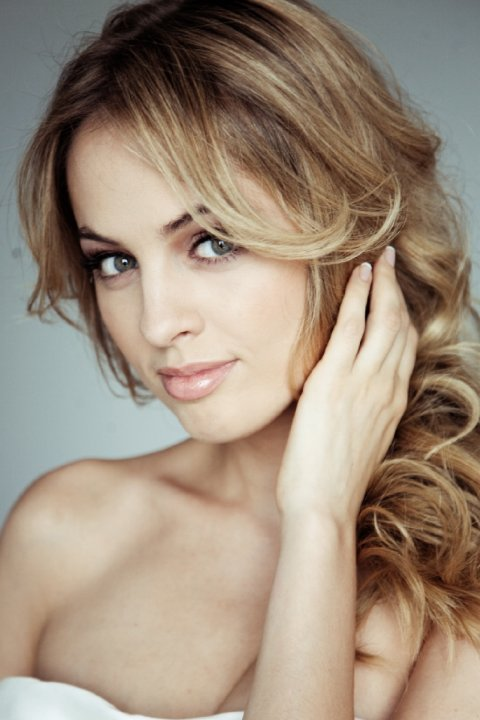
#> input picture PycharmProjects/SciPyNumPy/RUYST_1.jpg, 480 x 720 px
$ python Sinusoid.py
#> lines starting #> are read from the running program, lines starting #| are printed output that depends on the picture
__author__ = 'vladimir'

import math
import numpy as np
import matplotlib.pyplot as pl
from PIL import Image, ImageFilter

xe = np.arange(0, 100, 0.1)


def func_draw(x):
    colors = ['#eeefff', '#ee45ff', '#00ef4f', '#eaaa45', '#785274', '#ab14df', '#7896ff',
              '#000045', '#7844aa', '#221100', '#cc78bb', '#eeefff', '#eeefff', '#eeefff',
              '#951200', '#aaafff', '#eeaabb', '#12021f', '#ee4512', '#ccddcc', '#001236']
    pl.hold(True)
    pl.grid()
    for i in range(1, 20):
        y = 0.1*np.cos(x/10 + math.pi/i)
        pl.plot(x, y, colors[i])
    pl.savefig('Sinusoid')
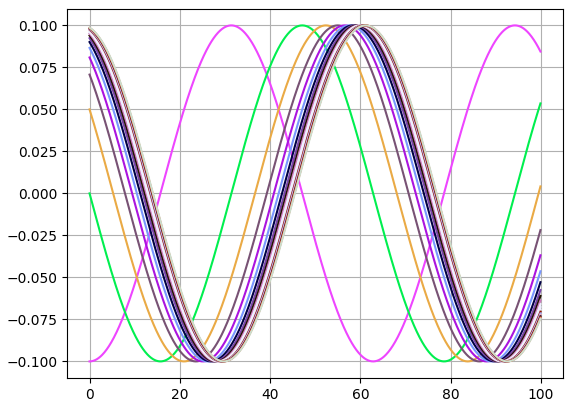
#> figure drawn by matplotlib, 1 panel; curve peaks at x = 31.4, y = 0.1; curve peaks at x = 47.1, y = 0.1; curve peaks at x = 52.4, y = 0.1


func_draw(xe)

original = Image.open("RUYST_1.jpg")  # load an image from the hard drive
#> original is the input picture: PIL image 480x720 RGB; mean R, G, B 158.1, 140.9, 123.5
# blurred = original.filter(ImageFilter.BLUR)  # blur the image

original.show()  # display both images
# blurred.show()
